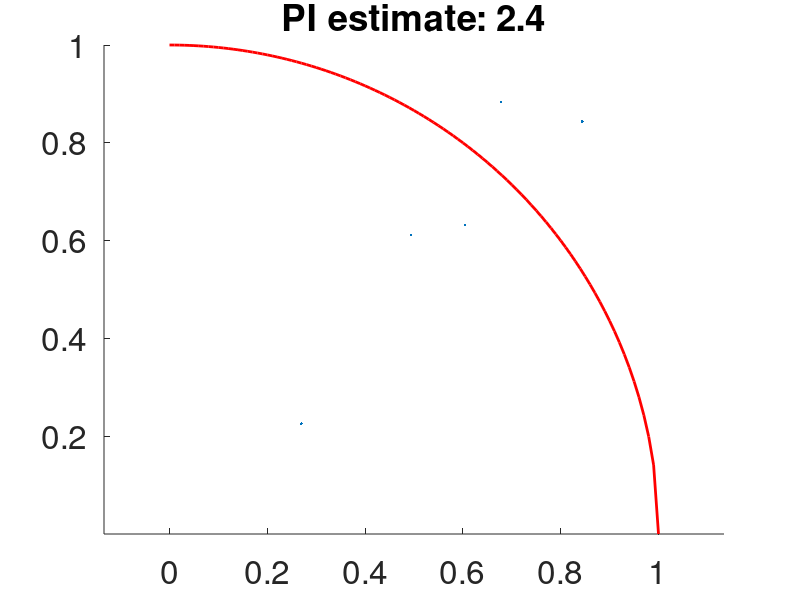

Source code (MATLAB):
# This is in Octave/Matlab

# Estimating the value of PI/4 by sampling n points and calculating the proportion
# of how many fall inside and outside of a quarter-disc inscribed in a square.

n = input('How many points to use for estimation: ');

# plotting the first quadrant of a circle of radius 1
x = 0:0.01:1;
y = sqrt(1 - x .^ 2);

# n random samples
p = rand(2, n);

# counting how many points end up under the curve (i.e. inside the circle)
hit = sum(p(1,:) .^ 2 + p(2, :) .^ 2 < 1);

# multiply the hit ratio by 4 to get PI
pi = hit / n * 4;

#setenv('GNUTERM', 'X11');
set(gca, "fontsize", 24)
hold on
axis equal
plot(p(1, :), p(2, :), '.');
plot(x, y, 'r-', 'linewidth', 2);
title(['PI estimate: ', num2str(pi)])
hold off

printf('PI estimate: %f\n', pi);
pause();
